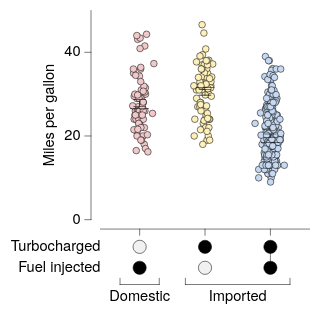

Specify this chart in Vega-Lite:
### Vega-Lite specification from a JSON file in a GitHub repository (floating-point values rounded to 4 significant figures; data arrays with more than 128 entries replaced by an {"elided": "..."} marker saying what was removed)
{"background": null, "config": {"arc": {"fill": "#DBDBDB", "fillOpacity": 1.0, "innerRadius": 25.0, "padAngle": 0.03, "stroke": "black", "strokeOpacity": 1, "strokeWidth": 0.25}, "area": {"fill": "#DBDBDB", "fillOpacity": 1.0, "stroke": "black", "strokeOpacity": 1, "strokeWidth": 0.25}, "axis": {"domain": true, "domainCap": "round", "domainColor": "black", "domainWidth": 0.25, "grid": false, "gridCap": "round", "gridColor": "#F1F1F1", "gridDash": [0, 0], "gridOpacity": 1.0, "gridWidth": 0.25, "labelColor": "black", "labelFont": "Helvetica Neue", "labelFontSize": 7, "labelFontStyle": "normal", "labelFontWeight": 400, "offset": 4.5, "ticks": true, "tickCap": "round", "tickColor": "black", "tickRound": false, "tickSize": 3, "tickWidth": 0.25, "titleColor": "black", "titleFont": "Helvetica Neue", "titleFontSize": 7, "titleFontStyle": "normal", "titleFontWeight": 400}, "axisX": {"domain": true, "labelAlign": "center", "labelAngle": 0, "labels": true, "ticks": true, "translate": 0}, "axisY": {"domain": true, "labelAlign": "right", "labelAngle": 0, "labels": true, "ticks": true, "translate": 0}, "axisRight": {"domain": true, "labelAlign": "left", "labelAngle": 0, "labels": true, "ticks": true, "translate": 0}, "axisTop": {"domain": true, "labelAlign": "center", "labelAngle": 0, "labels": true, "ticks": true, "translate": 0}, "axisBand": {"tickOffset": 0}, "bar": {"fill": "#DBDBDB", "fillOpacity": 1.0, "stroke": "black", "strokeOpacity": 1, "strokeWidth": 0.25}, "boxplot": {"size": 9.0, "ticks": {"cornerRadius": 0.25, "fill": "black", "size": 4.5, "thickness": 0.25}, "box": {"fillOpacity": 1.0, "stroke": "black", "strokeOpacity": 1, "strokeWidth": 0.25}, "median": {"fill": "black", "fillOpacity": 1.0, "size": 9.0, "thickness": 0.25}, "rule": {"fill": "black", "fillOpacity": 1.0, "size": 10.0, "stroke": "black", "strokeDash": [0, 0], "strokeOpacity": 1, "strokeWidth": 0.25}, "outliers": {"color": "black", "fill": "black", "fillOpacity": 1.0, "size": 0, "stroke": "black", "strokeOpacity": 1, "strokeWidth": 0.25}}, "circle": {"fill": "black", "fillOpacity": 1.0, "size": 0.5, "stroke": null, "strokeOpacity": 1, "strokeWidth": 0.25}, "errorband": {"band": {"fillOpacity": 0.6, "stroke": null, "strokeWidth": 0.25, "strokeOpacity": 1}, "borders": {"opacity": 0, "strokeOpacity": 0.25, "strokeWidth": 1}}, "errorbar": {"opacity": 1, "rule": {"strokeDash": [0, 0], "strokeWidth": 0.25}, "ticks": {"color": "black", "cornerRadius": 0.125, "opacity": 1, "size": 6.0, "thickness": 0.25}, "thickness": 0.25}, "font": "Helvetica Neue", "geoshape": {"fill": "#DBDBDB", "fillOpacity": 1.0, "stroke": "black", "strokeOpacity": 1, "strokeWidth": 0.25}, "header": {"labelColor": "black", "labelFont": "Helvetica Neue", "labelFontSize": 7, "labelFontStyle": "normal", "labelFontWeight": 400, "titleColor": "black", "titleFont": "Helvetica Neue", "titleFontSize": 7, "titleFontStyle": "normal", "titleFontWeight": 400, "titlePadding": 0}, "legend": {"disable": false, "offset": 4.5, "titlePadding": 4, "labelOffset": 2, "gradientLabelOffset": 2, "gradientLength": 50.0, "gradientThickness": 5.0, "gradientOpacity": 1.0, "gradientStrokeColor": "black", "gradientStrokeWidth": 0.25, "labelColor": "black", "labelFont": "Helvetica Neue", "labelFontSize": 7, "labelFontStyle": "normal", "labelFontWeight": 400, "strokeColor": "black", "strokeWidth": 0, "symbolSize": 42, "symbolStrokeColor": "black", "symbolStrokeWidth": 0.25, "titleColor": "black", "titleFont": "Helvetica Neue", "titleFontSize": 7, "titleFontStyle": "normal", "titleFontWeight": 400}, "line": {"color": "black", "stroke": "black", "strokeCap": "round", "strokeDash": [0, 0], "strokeOpacity": 1, "strokeWidth": 0.375}, "point": {"filled": true, "fill": "#DBDBDB", "fillOpacity": 1.0, "size": 5.0, "stroke": "black", "strokeOpacity": 1, "strokeWidth": 0.25}, "range": {"category": ["#C6D9F1", "#F1C9CB", "#FEF0B9", "#CEE37A", "#7AA8E0", "#E589A3", "#FDDD5D", "#68B961", "#4177B1", "#C35082", "#E5C227", "#438156"], "diverging": {"scheme": ["#C35082", "#CE6D94", "#D989A7", "#E2A4BA", "#EABFCE", "#F1DBE2", "#F6F6F6", "#D7E0EB", "#B9CBE0", "#9BB6D5", "#7DA1C9", "#5F8CBD", "#4177B1"]}, "heatmap": {"scheme": ["#DFE9F7", "#C6D9F1", "#ADC8EC", "#94B8E6", "#7AA8E0", "#6097DA", "#4D87CA", "#4177B1", "#386898", "#2F597F", "#264A69", "#1D3A58"]}, "ordinal": {"scheme": ["#F1F1F1", "#DBDBDB", "#C6C6C6", "#B2B2B2", "#9D9D9D", "#898989", "#767676", "#636363", "#515151", "#404040", "#2F2F2F", "#1F1F1F"]}, "ramp": {"scheme": ["#DFE9F7", "#C6D9F1", "#ADC8EC", "#94B8E6", "#7AA8E0", "#6097DA", "#4D87CA", "#4177B1", "#386898", "#2F597F", "#264A69", "#1D3A58"]}}, "rule": {"color": "black", "stroke": "black", "strokeCap": "round", "strokeDash": [2, 2], "strokeOpacity": 1, "strokeWidth": 0.25}, "scale": {"bandPaddingInner": 0.1, "bandPaddingOuter": 0.1, "round": false}, "rect": {"fill": "#DBDBDB", "fillOpacity": 1.0, "stroke": "black", "strokeOpacity": 1, "strokeWidth": 0.25}, "square": {"fill": "#DBDBDB", "fillOpacity": 1.0, "size": 10.0, "stroke": "black", "strokeOpacity": 1, "strokeWidth": 0.25}, "text": {"color": "black", "font": "Helvetica Neue", "fontSize": 7, "fontStyle": "normal", "fontWeight": 400}, "title": {"anchor": "middle", "frame": "group", "color": "black", "font": "Helvetica Neue", "fontSize": 7, "fontStyle": "normal", "fontWeight": 400, "subtitleColor": "black", "subtitleFont": "Helvetica Neue", "subtitleFontSize": "Helvetica Neue", "subtitleFontStyle": "normal", "subtitleFontWeight": 400}, "view": {"continuousWidth": 100, "continuousHeight": 100, "discreteWidth": 100, "discreteHeight": 100, "fill": null, "stroke": null, "strokeWidth": 0.25}}, "vconcat": [{"layer": [{"data": {"name": "data-5a85ede2053d4aec77293cfb476ae07b"}, "mark": {"type": "circle", "opacity": 1.0, "size": 10.0, "stroke": "black", "strokeOpacity": 1, "strokeWidth": 0.25}, "encoding": {"color": {"field": "Origin", "legend": null, "sort": ["USA", "Europe", "Japan"], "title": null, "type": "nominal"}, "x": {"axis": {"labels": false, "title": null}, "field": "Origin", "sort": ["USA", "Europe", "Japan"], "title": "Origin", "type": "nominal"}, "xOffset": {"field": "jitter_x", "scale": {"domain": [-7.33, 7.33], "range": [5.17, 19.83]}, "type": "quantitative"}, "y": {"field": "Miles_per_Gallon", "title": "Miles per gallon", "type": "quantitative"}}}, {"data": {"name": "data-64e7897fd8423deef5c97d660b6d3367"}, "mark": {"type": "errorbar"}, "encoding": {"x": {"axis": {"labels": false, "title": null}, "field": "Origin", "sort": ["USA", "Europe", "Japan"], "title": "Origin", "type": "nominal"}, "y": {"field": "__mean", "title": "Miles per gallon", "type": "quantitative"}, "yError": {"field": "__error"}}}, {"data": {"name": "data-5a85ede2053d4aec77293cfb476ae07b"}, "mark": {"type": "boxplot", "box": {"fillOpacity": 0, "strokeOpacity": 0}, "outliers": {"opacity": 0}, "rule": {"strokeOpacity": 0}, "ticks": false}, "encoding": {"x": {"axis": {"labels": false, "title": null}, "field": "Origin", "sort": ["USA", "Europe", "Japan"], "title": "Origin", "type": "nominal"}, "y": {"field": "Miles_per_Gallon", "title": "Miles per gallon", "type": "quantitative"}}}]}, {"layer": [{"data": {"name": "data-e9ffcdc4fcc95feede33106e6d54f958"}, "mark": {"type": "text", "align": "right", "baseline": "middle", "fontSize": 7}, "encoding": {"text": {"field": "__label", "type": "nominal"}, "x": {"value": 0}, "y": {"axis": {"domain": false, "grid": false, "labels": false, "ticks": false, "title": null}, "bandPosition": 0.5, "field": "__label", "scale": {"domain": ["Turbocharged", "Fuel injected"], "range": [0, 20]}, "sort": ["Turbocharged", "Fuel injected"], "type": "nominal"}}}, {"data": {"name": "data-855c1be87197a0061c85a625701bdfa1"}, "mark": {"type": "line", "strokeDash": [0, 0], "strokeWidth": 0.25}, "encoding": {"detail": {"field": "__line_id", "type": "nominal"}, "x": {"axis": {"domain": false, "grid": false, "labels": false, "ticks": false, "title": null}, "field": "__category", "sort": ["USA", "Europe", "Japan"], "type": "nominal"}, "y": {"axis": {"domain": false, "grid": false, "labels": false, "ticks": false, "title": null}, "bandPosition": 0.5, "field": "__label", "scale": {"domain": ["Turbocharged", "Fuel injected"], "range": [0, 20]}, "sort": ["Turbocharged", "Fuel injected"], "type": "nominal"}}}, {"data": {"name": "data-fde25d87044d2be5ff764ab921614913"}, "mark": {"type": "point", "dy": -0.7, "fill": "#F1F1F1", "filled": true, "shape": "circle", "size": 40.0, "strokeWidth": 0.25}, "encoding": {"x": {"axis": {"domain": false, "grid": false, "labels": false, "ticks": false, "title": null}, "field": "__category", "sort": ["USA", "Europe", "Japan"], "type": "nominal"}, "y": {"axis": {"domain": false, "grid": false, "labels": false, "ticks": false, "title": null}, "bandPosition": 0.5, "field": "__label", "scale": {"domain": ["Turbocharged", "Fuel injected"], "range": [0, 20]}, "sort": ["Turbocharged", "Fuel injected"], "type": "nominal"}}}, {"data": {"name": "data-c07417c9758f9ee1232814ed56e56a94"}, "mark": {"type": "point", "color": "black", "dy": -0.7, "filled": true, "shape": "circle", "size": 40.0, "strokeWidth": 0.25}, "encoding": {"x": {"axis": {"domain": false, "grid": false, "labels": false, "ticks": false, "title": null}, "field": "__category", "sort": ["USA", "Europe", "Japan"], "type": "nominal"}, "y": {"axis": {"domain": false, "grid": false, "labels": false, "ticks": false, "title": null}, "bandPosition": 0.5, "field": "__label", "scale": {"domain": ["Turbocharged", "Fuel injected"], "range": [0, 20]}, "sort": ["Turbocharged", "Fuel injected"], "type": "nominal"}}}, {"data": {"values": [{"__dysonsphere__": 1}]}, "mark": {"type": "rule", "color": "black", "strokeDash": [0, 0], "strokeWidth": 0.25}, "encoding": {"x": {"value": 9.375}, "x2": {"value": 28.12}, "y": {"value": 23.0}}}, {"data": {"values": [{"__dysonsphere__": 1}]}, "mark": {"type": "rule", "color": "black", "strokeDash": [0, 0], "strokeWidth": 0.25}, "encoding": {"x": {"value": 9.375}, "y": {"value": 20.0}, "y2": {"value": 23.0}}}, {"data": {"values": [{"__dysonsphere__": 1}]}, "mark": {"type": "rule", "color": "black", "strokeDash": [0, 0], "strokeWidth": 0.25}, "encoding": {"x": {"value": 28.12}, "y": {"value": 20.0}, "y2": {"value": 23.0}}}, {"data": {"name": "data-cbea65e2861bce3c263613efd1b8a039"}, "mark": {"type": "text", "align": "center", "baseline": "top", "color": "black", "fontSize": 7}, "encoding": {"text": {"field": "__slabel", "type": "nominal"}, "x": {"value": 18.75}, "y": {"value": 25.0}}}, {"data": {"values": [{"__dysonsphere__": 1}]}, "mark": {"type": "rule", "color": "black", "strokeDash": [0, 0], "strokeWidth": 0.25}, "encoding": {"x": {"value": 40.62}, "x2": {"value": 90.62}, "y": {"value": 23.0}}}, {"data": {"values": [{"__dysonsphere__": 1}]}, "mark": {"type": "rule", "color": "black", "strokeDash": [0, 0], "strokeWidth": 0.25}, "encoding": {"x": {"value": 40.62}, "y": {"value": 20.0}, "y2": {"value": 23.0}}}, {"data": {"values": [{"__dysonsphere__": 1}]}, "mark": {"type": "rule", "color": "black", "strokeDash": [0, 0], "strokeWidth": 0.25}, "encoding": {"x": {"value": 90.62}, "y": {"value": 20.0}, "y2": {"value": 23.0}}}, {"data": {"name": "data-8ffed4688d1cea6faf2d4c83dc30674f"}, "mark": {"type": "text", "align": "center", "baseline": "top", "color": "black", "fontSize": 7}, "encoding": {"text": {"field": "__slabel", "type": "nominal"}, "x": {"value": 65.62}, "y": {"value": 25.0}}}], "height": 34.0, "view": {"fill": null, "stroke": null}, "width": 100}], "resolve": {"scale": {"x": "shared"}}, "spacing": 0, "$schema": "https://vega.github.io/schema/vega-lite/v6.4.1.json", "datasets": {"data-5a85ede2053d4aec77293cfb476ae07b": {"elided": "398 records"}, "data-64e7897fd8423deef5c97d660b6d3367": [{"Origin": "USA", "__mean": 20.08, "__error": 0.4058, "__dysonsphere__": 1}, {"Origin": "Japan", "__mean": 30.45, "__error": 0.6852, "__dysonsphere__": 1}, {"Origin": "Europe", "__mean": 27.89, "__error": 0.8037, "__dysonsphere__": 1}], "data-e9ffcdc4fcc95feede33106e6d54f958": [{"__label": "Turbocharged", "__dysonsphere__": 1}, {"__label": "Fuel injected", "__dysonsphere__": 1}], "data-855c1be87197a0061c85a625701bdfa1": [{"__category": "USA", "__label": "Turbocharged", "__line_id": "USA_0_1", "__dysonsphere__": 1}, {"__category": "USA", "__label": "Fuel injected", "__line_id": "USA_0_1", "__dysonsphere__": 1}], "data-fde25d87044d2be5ff764ab921614913": [{"__label": "Turbocharged", "__category": "Europe", "__value": "−", "__dysonsphere__": 1}, {"__label": "Fuel injected", "__category": "Japan", "__value": "−", "__dysonsphere__": 1}], "data-c07417c9758f9ee1232814ed56e56a94": [{"__label": "Turbocharged", "__category": "USA", "__value": "+", "__dysonsphere__": 1}, {"__label": "Turbocharged", "__category": "Japan", "__value": "+", "__dysonsphere__": 1}, {"__label": "Fuel injected", "__category": "USA", "__value": "+", "__dysonsphere__": 1}, {"__label": "Fuel injected", "__category": "Europe", "__value": "+", "__dysonsphere__": 1}], "data-cbea65e2861bce3c263613efd1b8a039": [{"__slabel": "Domestic", "__dysonsphere__": 1}], "data-8ffed4688d1cea6faf2d4c83dc30674f": [{"__slabel": "Imported", "__dysonsphere__": 1}]}}
